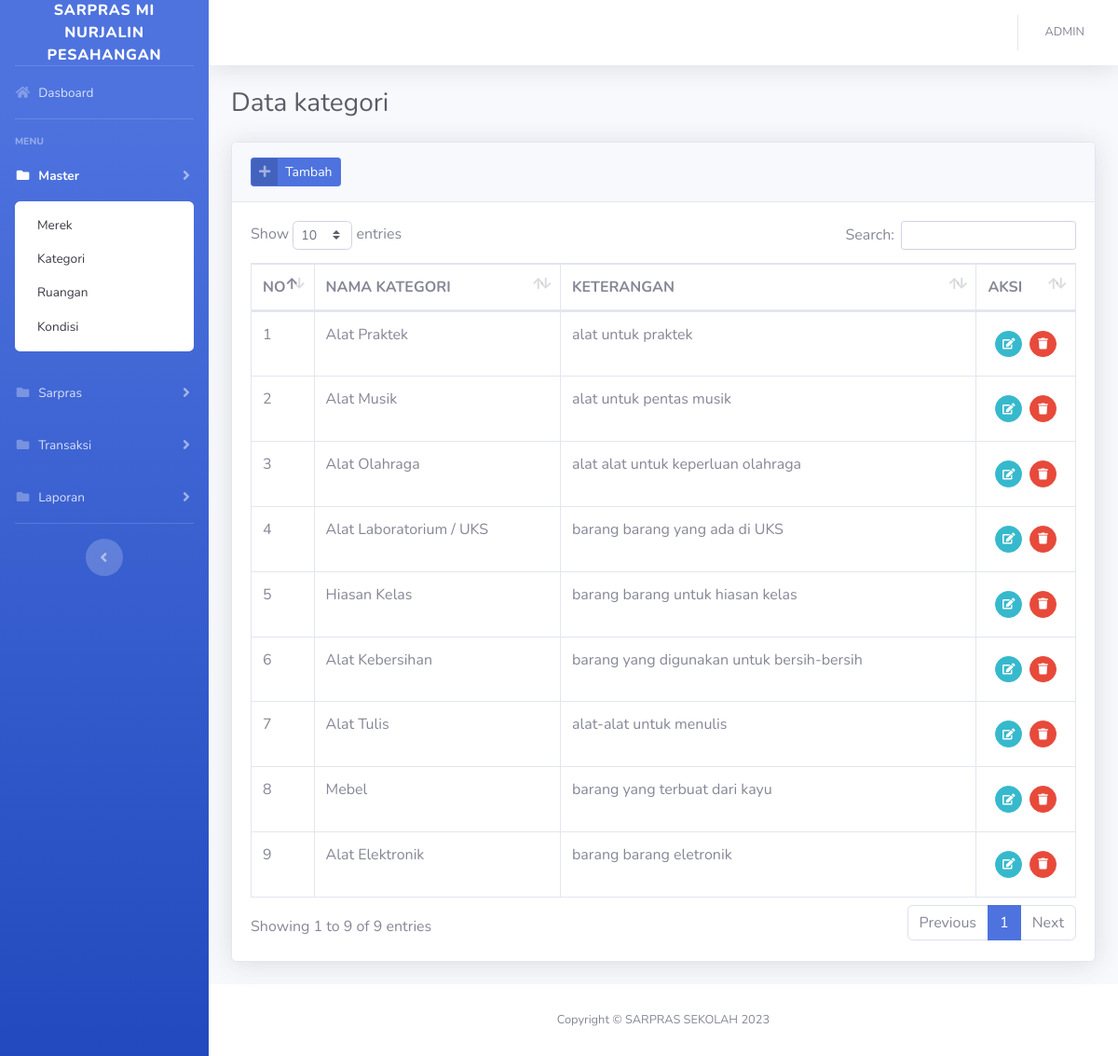
The page /?kategori (signed in) on the database its author committed.
### tables this page shows
CREATE TABLE `tb_kategori` (
  `id_kategori` int(11) NOT NULL,
  `nama_kategori` varchar(255) NOT NULL,
  `keterangan` varchar(255) NOT NULL
);

### config/function.php (called while the page is built, shortened)
<?php
function encrypt($str) {
return base64_encode($str);
}
function base_url(){
    $base_url= ((isset($_SERVER['HTTPS']) && $_SERVER['HTTPS'] == "on") ? "https" : "http");
    $base_url.= "://".$_SERVER['HTTP_HOST'];
    $base_url.= str_replace(basename($_SERVER['SCRIPT_NAME']),"",$_SERVER['SCRIPT_NAME']);
    return $base_url;
}
?>

### views/master/kategori.php (the view, shortened to what this page needs)
<div class="container-fluid">
    <div class="d-sm-flex align-items-center justify-content-between mb-4">
        <h1 class="h3 mb-0 text-gray-800">Data kategori</h1>
    </div>
    <div class="card shadow mb-4">
        <div class="card-header py-3">
            <a href="#" class="btn btn-primary btn-icon-split btn-sm" data-toggle="modal" data-target="#kategoriModal"
                onclick="submit('add')">
                <span class="icon text-white-50">
                    <i class="fas fa-plus"></i>
                </span>
                <span class="text">Tambah</span>
            </a>
        </div>
        <div class="card-body">
            <div class="table-responsive">
                <table class="table table-bordered table-hover" id="dataTable" width="100%" cellspacing="0">
                    <thead>
                        <tr>
                            <th width="20">NO</th>
                            <th>NAMA KATEGORI</th>
                            <th>KETERANGAN</th>
                            <th width="50">AKSI</th>
                        </tr>
                    </thead>
                    <tbody>
                        <?php
                        $n=1;
                        $query = mysqli_query($con,"SELECT * FROM tb_kategori ORDER BY id_kategori DESC")or die(mysqli_error($con));
                        while($row = mysqli_fetch_array($query)):
                        ?>
                        <tr>
                            <td><?= $n++; ?></td>
                            <td><?= $row['nama_kategori']; ?></td>
                            <td><?= $row['keterangan']; ?></td>
                            <td>
                            <div class="d-inline-flex p-2">
                                <a href="#kategoriModal" data-toggle="modal" onclick="submit(<?=$row['id_kategori'];?>)"
                                    class="btn btn-sm btn-circle btn-info mr-2"><i class="fas fa-edit"></i></a>
                                <a href="<?=base_url();?>/process/process_kategori.php?act=<?=encrypt('delete');?>&id=<?=encrypt($row['id_kategori']);?>"
                                    class="btn btn-sm btn-circle btn-danger btn-hapus"><i class="fas fa-trash"></i></a>
                            </div>
                            </td>
                        </tr>
                        <?php endwhile; ?>
                    </tbody>
                </table>
            </div>
        </div>
    </div>
</div>

### rows shown on the page
tb_kategori: nama_kategori "Alat Praktek", keterangan "alat untuk praktek"
tb_kategori: nama_kategori "Alat Musik", keterangan "alat untuk pentas musik"
tb_kategori: nama_kategori "Alat Olahraga", keterangan "alat alat untuk keperluan olahraga"
tb_kategori: nama_kategori "Alat Laboratorium / UKS", keterangan "barang barang yang ada di UKS"
tb_kategori: nama_kategori "Hiasan Kelas", keterangan "barang barang untuk hiasan kelas"
tb_kategori: nama_kategori "Alat Kebersihan", keterangan "barang yang digunakan untuk bersih-bersih"
tb_kategori: nama_kategori "Alat Tulis", keterangan "alat-alat untuk menulis"
tb_kategori: nama_kategori "Mebel", keterangan "barang yang terbuat dari kayu"
tb_kategori: nama_kategori "Alat Elektronik", keterangan "barang barang eletronik"

### other values the page prints
$_SESSION['username'] "ADMIN"
